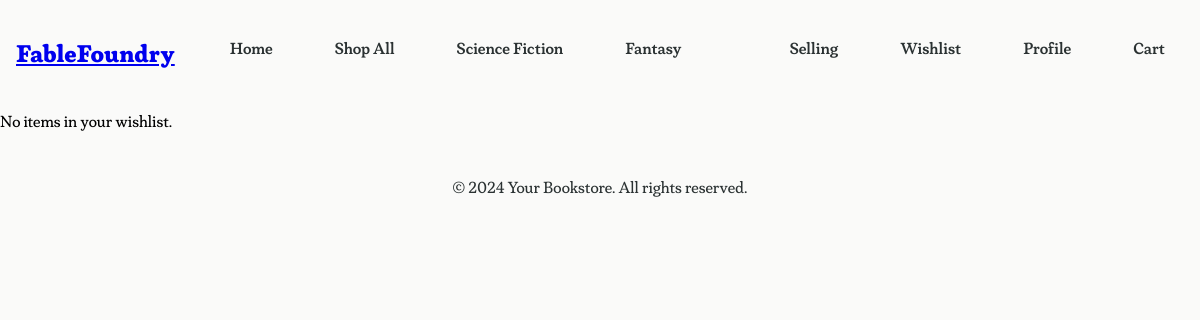
/root/web/wishlist.php (signed in), run on an earlier commit of the app's database.
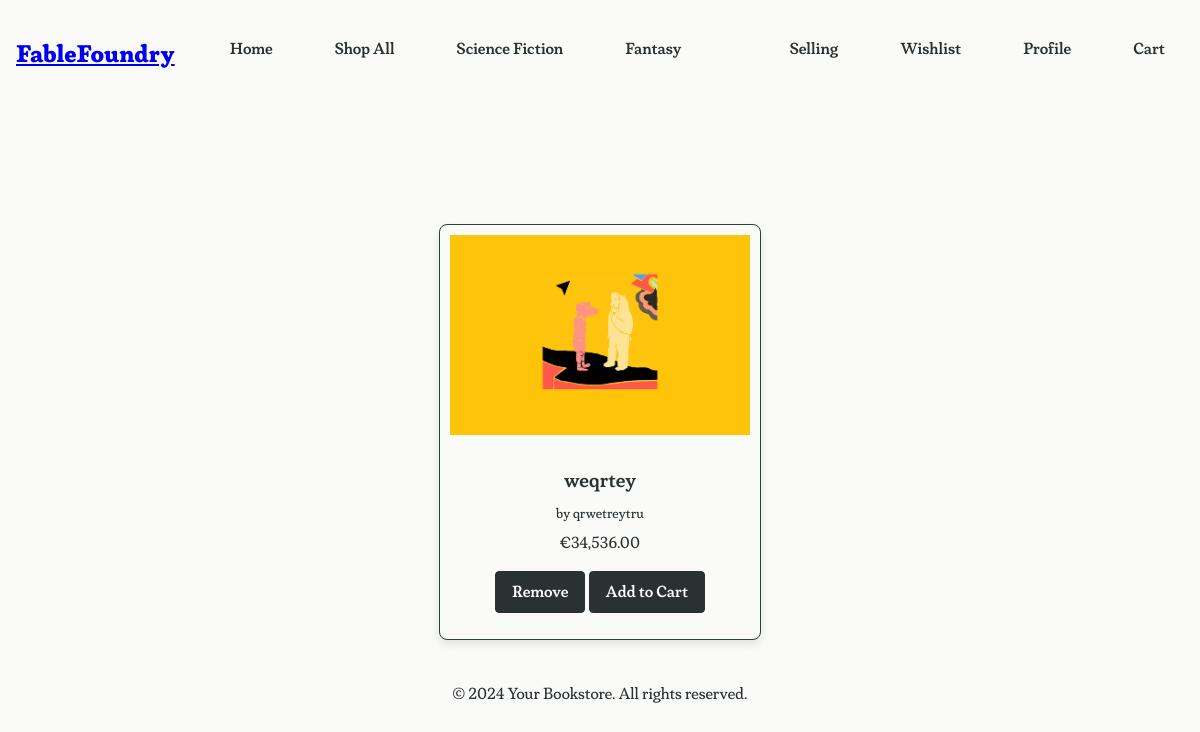
And on a later commit of the database.
### tables this page shows
CREATE TABLE genres (
    genre_id INTEGER PRIMARY KEY AUTOINCREMENT,
    name TEXT NOT NULL,
    description TEXT
);

CREATE TABLE wishlists (
    wishlist_id INTEGER PRIMARY KEY AUTOINCREMENT,
    user_id INTEGER NOT NULL,
    book_id INTEGER NOT NULL,
    FOREIGN KEY (user_id) REFERENCES users(user_id),
    FOREIGN KEY (book_id) REFERENCES books(book_id)
);

CREATE TABLE books (
    book_id INTEGER PRIMARY KEY AUTOINCREMENT,
    title TEXT NOT NULL,
    author TEXT NOT NULL,
    language TEXT NOT NULL,
    isbn TEXT NOT NULL,
    genre_id INTEGER NOT NULL,
    seller_id INTEGER NOT NULL,
    condition TEXT NOT NULL,
    listed_price REAL NOT NULL,
    description TEXT,
    image_url TEXT,
    listing_date DATE NOT NULL,
    age_group_id INTEGER NOT NULL,
    FOREIGN KEY (genre_id) REFERENCES genres(genre_id),
    FOREIGN KEY (seller_id) REFERENCES users(user_id),
    FOREIGN KEY (age_group_id) REFERENCES age_groups(age_group_id)
);

### root/web/wishlist.php (the view, shortened to what this page needs)
<?php
include 'db.php';
$user_id = $_SESSION['user_id'];
$sql = "SELECT w.wishlist_id, b.book_id, b.title, b.author, b.listed_price, b.image_url FROM wishlists w JOIN books b ON w.book_id = b.book_id WHERE w.user_id = :user_id";
$stmt = $conn->prepare($sql);
$stmt->execute(['user_id' => $user_id]);
$wishlistItems = $stmt->fetchAll();
?>
<!DOCTYPE html>
<html lang="en">
<head>
    <link rel="stylesheet" href="/web/style2.css">
</head>
<body>
<header>
    <h2 class="logo-title"><a href="../index.php">FableFoundry </a></h2>
    <nav class="nav-left">
            <ul>
                <li><a href="../index.php">Home</a></li>
                <li><a href="lookups.php">Shop All</a></li>
                <?php
                include 'db.php';
                $sql = "SELECT genre_id, name FROM genres LIMIT 2";
                $stmt = $conn->query($sql);
                $genres = $stmt->fetchAll(PDO::FETCH_ASSOC);
                foreach ($genres as $genre) {
                    echo '<li><a href="lookups.php?genre=' . $genre['genre_id'] . '">' . $genre['name'] . '</a></li>';
                }
                ?>
            </ul>
        </nav>
        <nav class="nav-right">
            <ul>
                <li><a href="selling.php">Selling</a></li>
                <li><a href="wishlist.php">Wishlist</a></li>
                <li><a href="profile.php">Profile</a></li>
                <li><a href="cart.php">Cart</a></li>
            </ul>
        </nav>
</header>
<main>
    <h1>Wishlist</h1>
    <?php if (empty($wishlistItems)) : ?>
        <p>No items in your wishlist.</p>
    <?php else : ?>
        <div class="books-container">
            <?php foreach ($wishlistItems as $item) : ?>
                <div class="book-item">
                    <div class="book-card">
                    <img src="../images/<?php echo htmlspecialchars($item['image_url']); ?>" alt="<?php echo htmlspecialchars($item['title']); ?>">
                    <div class="book-details-wishlist">
                    <h3 class="book-item-title"><?php echo htmlspecialchars($item['title']); ?></h3>
                    <p class="book-item-author">by <?php echo htmlspecialchars($item['author']); ?></p>
                    <p class="book-item-price">€<?php echo number_format($item['listed_price'], 2); ?></p>
                    <a href="wishlist.php?remove_from_wishlist=true&wishlist_id=<?php echo $item['wishlist_id']; ?>" class="remove-from-wishlist">Remove</a>
                    <a href="wishlist.php?add_to_cart=true&book_id=<?php echo $item['book_id']; ?>" class="add-to-cart">Add to Cart</a>
                </div>
            </div>
            </div>
            <?php endforeach; ?>
        </div>
    <?php endif; ?>
</main>
<footer>
    <p>&copy; <?php echo date('Y'); ?> Your Bookstore. All rights reserved.</p>
</footer>
</body>
</html>

What changed in the data, as far as the page shows it:
added wishlists: book.image_url (picture), book.title "weqrtey", book.author "qrwetreytru", book.listed_price "34,536.00"
Also different on the page:
text no longer shown: "No items in your wishlist."
